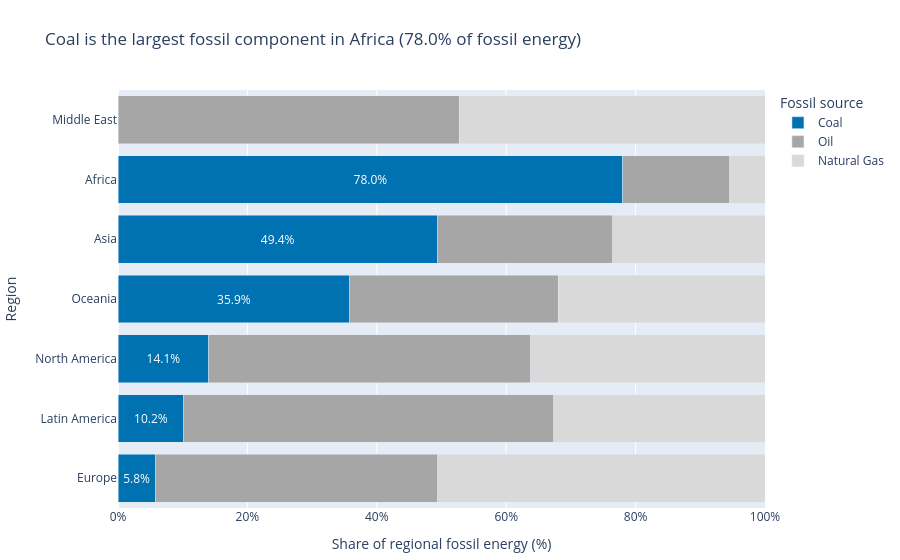

The notebook cell saved with this chart:
### Markdown cell above
## Task 3 — 100% stacked bar: which region relies most on coal?

**What to build:** A horizontal 100% stacked bar chart showing, for each **Region**, how its fossil energy splits between Coal, Oil and Natural Gas. This is the **same data as your Task 1 treemap**, visualised a second way.

**Requirements:**
- Reuse `df_fossil` from Task 1; aggregate TWh by `Region` × `Source` and convert to **shares of each region's fossil total**
- Horizontal bars, regions **sorted by coal share** (highest at the top)
- Coal is the segment on the baseline (first in `category_orders`) and the **only coloured segment** — keep it the same colour as in Task 1; Oil and Natural Gas in two greys
- Percentage labels on the coal segments only
- Insight title naming the most coal-dependent region and its coal share

> 💡 `df.groupby('Region')['TWh'].transform('sum')` gives each row its region total

### Code cell
# Task 3 — regional fossil-energy mix (100% stacked horizontal bars)
# Reuse df_fossil created in Task 1.
regional_source = (
    df_fossil.groupby(["Region", "Source"], as_index=False)["TWh"]
    .sum()
)

regional_source["Region_Total"] = (
    regional_source.groupby("Region")["TWh"].transform("sum")
)
regional_source["Share"] = (
    regional_source["TWh"] / regional_source["Region_Total"] * 100
)

# Coal share is used to sort regions, highest first.
coal_share = (
    regional_source.loc[regional_source["Source"] == "Coal",
                        ["Region", "Share"]]
    .rename(columns={"Share": "Coal_Share"})
    .sort_values("Coal_Share", ascending=False)
)
region_order = coal_share["Region"].tolist()
most_coal_dependent = coal_share.iloc[0]

# Ensure all three source categories are consistently ordered.
source_order = ["Coal", "Oil", "Natural Gas"]
regional_source["Source"] = pd.Categorical(
    regional_source["Source"], categories=source_order, ordered=True
)
regional_source = regional_source.sort_values(["Region", "Source"])

# Only Coal receives a percentage label; Oil and Natural Gas remain unlabelled.
regional_source["Coal_Label"] = np.where(
    regional_source["Source"] == "Coal",
    regional_source["Share"].map(lambda x: f"{x:.1f}%"),
    ""
)

fig3 = px.bar(
    regional_source,
    x="Share",
    y="Region",
    color="Source",
    orientation="h",
    text="Coal_Label",
    category_orders={
        "Region": region_order,
        "Source": source_order
    },
    color_discrete_map={
        "Coal": fossil_palette["Coal"],
        "Oil": "#A6A6A6",
        "Natural Gas": "#D9D9D9"
    },
    title=(
        f"Coal is the largest fossil component in {most_coal_dependent['Region']} "
        f"({most_coal_dependent['Coal_Share']:.1f}% of fossil energy)"
    ),
    labels={"Share": "Share of regional fossil energy (%)", "Region": "Region"}
)
fig3.update_traces(
    textposition="inside",
    insidetextanchor="middle",
    hovertemplate=(
        "<b>%{y}</b><br>%{fullData.name}: %{x:.1f}%<extra></extra>"
    )
)
fig3.update_layout(
    barmode="stack",
    xaxis=dict(range=[0, 100], ticksuffix="%"),
    yaxis={"categoryorder": "array", "categoryarray": region_order[::-1]},
    legend_title_text="Fossil source",
    margin=dict(t=90, l=10, r=10, b=10)
)
fig3.show()

print("Most coal-dependent region:")
print(most_coal_dependent.to_string())

### Figure 1 — Plotly figure (JSON) as saved in the notebook; plotly's stock layout.template omitted (floating-point values rounded to 4 significant figures)
{"data": [{"alignmentgroup": "True", "hovertemplate": "<b>%{y}</b><br>%{fullData.name}: %{x:.1f}%<extra></extra>", "insidetextanchor": "middle", "legendgroup": "Coal", "marker": {"color": "#0072B2", "pattern": {"shape": ""}}, "name": "Coal", "offsetgroup": "Coal", "orientation": "h", "showlegend": true, "text": ["78.0%", "49.4%", "5.8%", "10.2%", "14.1%", "35.9%"], "textposition": "inside", "type": "bar", "x": [78.04, 49.37, 5.765, 10.19, 14.06, 35.85], "xaxis": "x", "y": ["Africa", "Asia", "Europe", "Latin America", "North America", "Oceania"], "yaxis": "y"}, {"alignmentgroup": "True", "hovertemplate": "<b>%{y}</b><br>%{fullData.name}: %{x:.1f}%<extra></extra>", "insidetextanchor": "middle", "legendgroup": "Oil", "marker": {"color": "#A6A6A6", "pattern": {"shape": ""}}, "name": "Oil", "offsetgroup": "Oil", "orientation": "h", "showlegend": true, "text": ["", "", "", "", "", "", ""], "textposition": "inside", "type": "bar", "x": [16.48, 27.11, 43.64, 57.18, 52.71, 49.73, 32.23], "xaxis": "x", "y": ["Africa", "Asia", "Europe", "Latin America", "Middle East", "North America", "Oceania"], "yaxis": "y"}, {"alignmentgroup": "True", "hovertemplate": "<b>%{y}</b><br>%{fullData.name}: %{x:.1f}%<extra></extra>", "insidetextanchor": "middle", "legendgroup": "Natural Gas", "marker": {"color": "#D9D9D9", "pattern": {"shape": ""}}, "name": "Natural Gas", "offsetgroup": "Natural Gas", "orientation": "h", "showlegend": true, "text": ["", "", "", "", "", "", ""], "textposition": "inside", "type": "bar", "x": [5.476, 23.52, 50.59, 32.64, 47.29, 36.21, 31.92], "xaxis": "x", "y": ["Africa", "Asia", "Europe", "Latin America", "Middle East", "North America", "Oceania"], "yaxis": "y"}], "layout": {"barmode": "stack", "legend": {"title": {"text": "Fossil source"}, "tracegroupgap": 0}, "margin": {"b": 10, "l": 10, "r": 10, "t": 90}, "title": {"text": "Coal is the largest fossil component in Africa (78.0% of fossil energy)"}, "xaxis": {"anchor": "y", "domain": [0, 1], "range": [0, 100], "ticksuffix": "%", "title": {"text": "Share of regional fossil energy (%)"}}, "yaxis": {"anchor": "x", "categoryarray": ["Europe", "Latin America", "North America", "Oceania", "Asia", "Africa"], "categoryorder": "array", "domain": [0, 1], "title": {"text": "Region"}}}}
